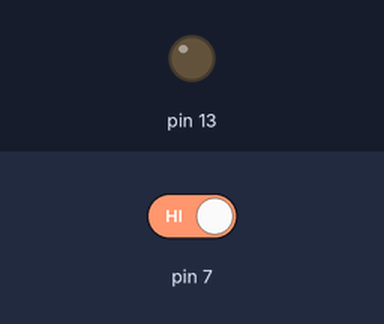
A sketch run on a simulated Arduino Uno, built with avr-gcc and run on an emulated ATmega328P. Parts: output pins drawn as LEDs (lit = HIGH). The inputs (shaded band) are chosen by the test bench; at power-on: pin 7 HIGH.

Above: at 1.2 s.
1.3 s: pin 7 driven LOW
At 2.6 s:
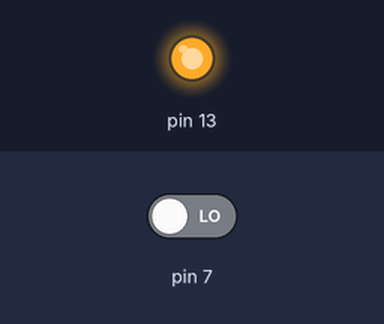
Timing chart, 0 to 4.3 s (numbered marks = the images above; inputs shaded):
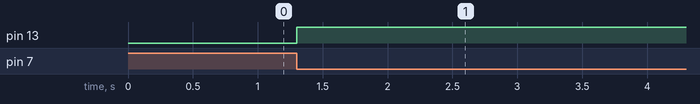

The sketch:

Button_Led02.ino
```cpp
void setup() {
  // put your setup code here, to run once:
      pinMode(13,OUTPUT) ;
      pinMode(7,INPUT);

}

void loop() {
  // put your main code here, to run repeatedly:
    if (digitalRead(7) == LOW)
      {
           digitalWrite(13,HIGH);
      }

}
```

Measured:
- after the input at 1.3 s, pin 13: LOW → HIGH at once
